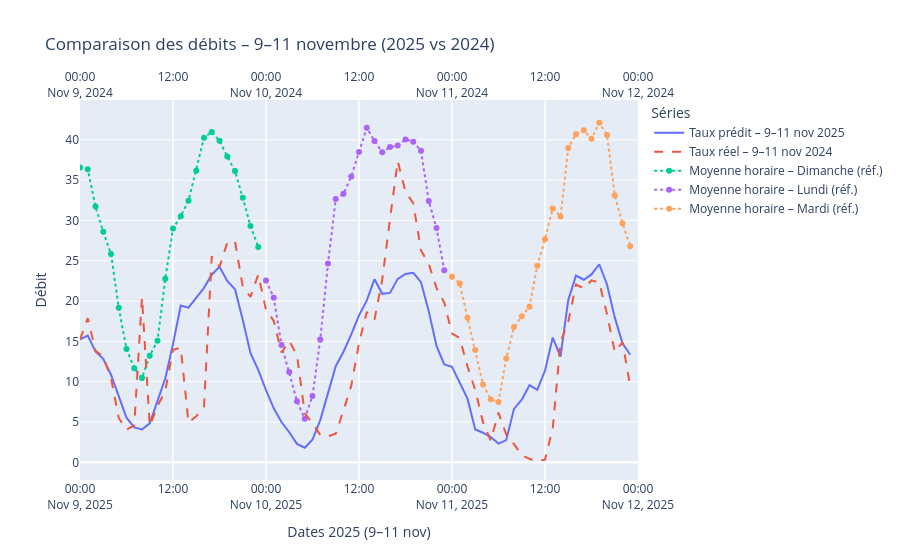

Here is the notebook cell this chart was saved with:
### Code cell
import pandas as pd
import plotly.graph_objects as go

# --- 0) Préparation des données
df_pred_enrichi = df_pred_enrichi.copy()
df_final  = df_final.copy()
df_pred_enrichi['datetime'] = pd.to_datetime(df_pred_enrichi['datetime'])
df_final['datetime']  = pd.to_datetime(df_final['datetime'])

# --- 1) Fenêtres temporelles
deb_2025, fin_2025 = pd.Timestamp('2025-11-09'), pd.Timestamp('2025-11-12')
deb_2024, fin_2024 = pd.Timestamp('2024-11-09'), pd.Timestamp('2024-11-12')

# --- 2) Filtrer les 9–11 novembre
mask_2025 = (df_pred_enrichi['datetime'] >= deb_2025) & (df_pred_enrichi['datetime'] < fin_2025)
mask_2024 = (df_final['datetime']  >= deb_2024) & (df_final['datetime']  < fin_2024)

df_2025 = df_pred_enrichi.loc[mask_2025]
df_2024 = df_final.loc[mask_2024]

# --- 2b) Colonnes de valeurs
y_2025 = yocc_a_pred[df_2025.index]          # aligne y_a_pred sur df_2025
y_2024 = df_2024['Taux d\'occupation']

# --- 3) Figure et séries principales
fig = go.Figure()

# Courbe 2025 (axe du bas)
fig.add_trace(go.Scatter(
    x=df_2025['datetime'],
    y=y_2025,
    mode='lines',
    name='Taux prédit – 9–11 nov 2025',
    xaxis='x1'
))

# Courbe 2024 (axe du haut)
fig.add_trace(go.Scatter(
    x=df_2024['datetime'],
    y=y_2024,
    mode='lines',
    name='Taux réel – 9–11 nov 2024',
    line=dict(dash='dash'),
    xaxis='x2'
))

# --- 4) Mise en page : deux axes X (dates) superposés
fig.update_layout(
    title='Comparaison des débits – 9–11 novembre (2025 vs 2024)',
    yaxis=dict(title='Débit'),

    # Axe bas = 2025
    xaxis=dict(
        title='Dates 2025 (9–11 nov)',
        range=[deb_2025, fin_2025],
        domain=[0, 1],
        anchor='y',
        rangeslider=dict(visible=False)
    ),

    # Axe haut = 2024
    xaxis2=dict(
        range=[deb_2024, fin_2024],
        overlaying='x',
        side='top',
        rangeslider=dict(visible=False)
    ),

    legend_title='Séries'
)


# --- 5) Référentiel : moyennes horaires toutes années confondues
ref_frames = []

# Historique (ex. 2024)
tmp_hist = df_final[['datetime', 'Taux d\'occupation']].copy()
tmp_hist.rename(columns={'Taux d\'occupation': 'value'}, inplace=True)
ref_frames.append(tmp_hist)

# (optionnel) Inclure aussi les prévisions 2025 dans le référentiel
tmp_pred = df_a_pred[['datetime']].copy()
tmp_pred['value'] = pd.Series(y_a_pred, index=df_a_pred.index).values
ref_frames.append(tmp_pred)

ref_df = pd.concat(ref_frames, ignore_index=True)
ref_df['datetime'] = pd.to_datetime(ref_df['datetime'])
ref_df['weekday']  = ref_df['datetime'].dt.weekday     # lundi=0 ... dimanche=6
ref_df['hour']     = ref_df['datetime'].dt.hour

hourly_means = (
    ref_df
    .groupby(['weekday','hour'])['value']
    .mean()
    .unstack('hour')            # index=0..6 ; colonnes=0..23
)

# --- 6) Utilitaire : tracer un profil moyen (0..23h) projeté sur une date (tiers du graphe)
def tracer_profil_sur_date(fig, date_cible, weekday_for_profile, name, xaxis):
    """
    Projette le profil moyen 'weekday_for_profile' sur la journée 'date_cible' (24 points : 00h..23h)
    et l'ajoute sur l'axe X spécifié (x1 ou x2).
    """
    heures = range(24)
    x_vals = [pd.Timestamp(date_cible).replace(hour=h, minute=0, second=0, microsecond=0) for h in heures]
    y_vals = hourly_means.loc[weekday_for_profile, list(heures)].values

    fig.add_trace(go.Scatter(
        x=x_vals,
        y=y_vals,
        mode='lines+markers',
        name=name,
        xaxis=xaxis,
        line=dict(dash='dot'),
        hovertemplate="%{x|%d/%m %Hh} – Moyenne: %{y:.2f}<extra></extra>"
    ))

# --- 7) Appliquer la logique des tiers (2025 en bas)
# Dimanche (1er tiers) → 9 novembre 2025
tracer_profil_sur_date(fig, pd.Timestamp("2025-11-09"), 6, "Moyenne horaire – Dimanche (réf.)", xaxis='x1')

# Lundi (2e tiers) → 10 novembre 2025
tracer_profil_sur_date(fig, pd.Timestamp("2025-11-10"), 0, "Moyenne horaire – Lundi (réf.)", xaxis='x1')

# Mardi (3e tiers) → 11 novembre 2025
tracer_profil_sur_date(fig, pd.Timestamp("2025-11-11"), 1, "Moyenne horaire – Mardi (réf.)", xaxis='x1')

# --- (facultatif) Répliquer aussi les profils sur l'axe du haut (2024)
# tracer_profil_sur_date(fig, pd.Timestamp("2024-11-09"), 6, "Moyenne horaire – Dimanche (réf.) [axe 2024]", xaxis='x2')
# tracer_profil_sur_date(fig, pd.Timestamp("2024-11-10"), 0, "Moyenne horaire – Lundi (réf.) [axe 2024]", xaxis='x2')
# tracer_profil_sur_date(fig, pd.Timestamp("2024-11-11"), 1, "Moyenne horaire – Mardi (réf.) [axe 2024]", xaxis='x2')

fig.show()
